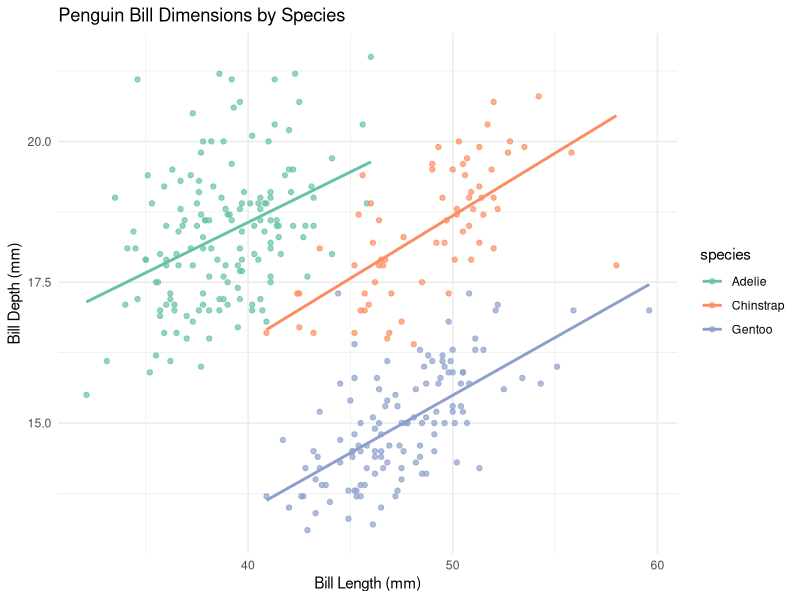
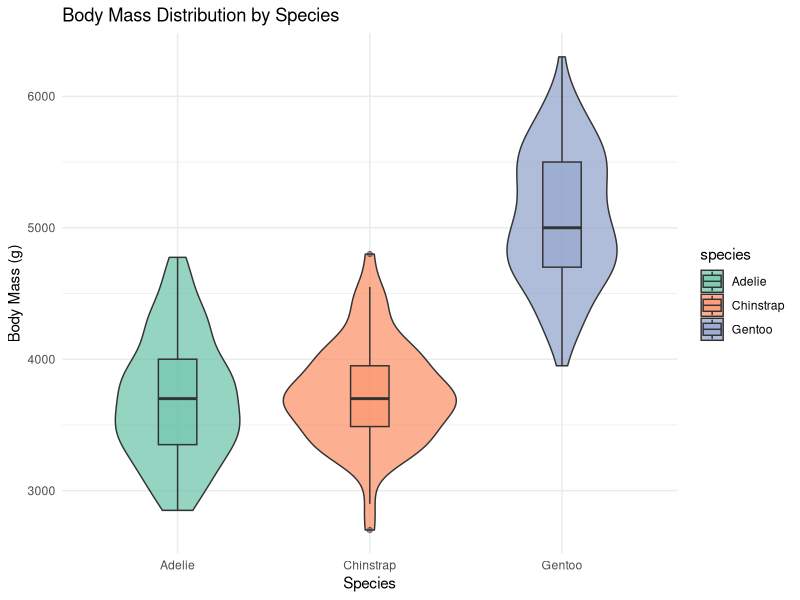
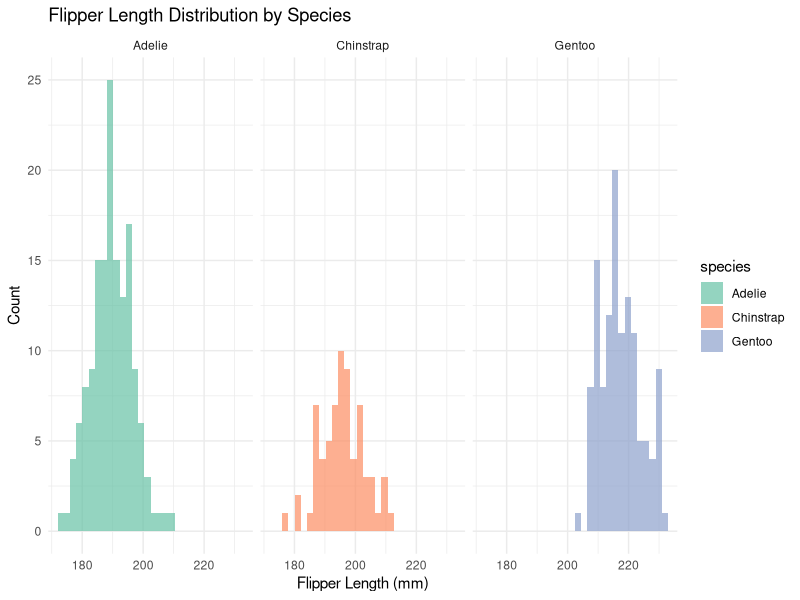

These charts were generated, in order, by the following R code:
#%%
library(tidyverse)
library(ggplot2)
# Set a global theme for all ggplot2 plots
theme_set(theme_minimal())

# Install and load palmerpenguins if not already installed
if (!require(palmerpenguins)) install.packages("palmerpenguins")
library(palmerpenguins)

# Use the penguins dataset
data <- penguins

# Create a scatter plot showing bill dimensions by species
ggplot(data, aes(x = bill_length_mm, y = bill_depth_mm, color = species)) +
  geom_point(alpha = 0.7) +
  geom_smooth(method = "lm", se = FALSE) +
  labs(title = "Penguin Bill Dimensions by Species",
       x = "Bill Length (mm)",
       y = "Bill Depth (mm)") +
  scale_color_brewer(palette = "Set2")

# Create a violin plot showing body mass distribution
ggplot(data, aes(x = species, y = body_mass_g, fill = species)) +
  geom_violin(alpha = 0.7) +
  geom_boxplot(width = 0.2, alpha = 0.5) +
  labs(title = "Body Mass Distribution by Species",
       x = "Species",
       y = "Body Mass (g)") +
  scale_fill_brewer(palette = "Set2")

# Create a faceted histogram of flipper length
ggplot(data, aes(x = flipper_length_mm, fill = species)) +
  geom_histogram(alpha = 0.7, bins = 30) +
  facet_wrap(~species) +
  labs(title = "Flipper Length Distribution by Species",
       x = "Flipper Length (mm)",
       y = "Count") +
  scale_fill_brewer(palette = "Set2")





#%%
